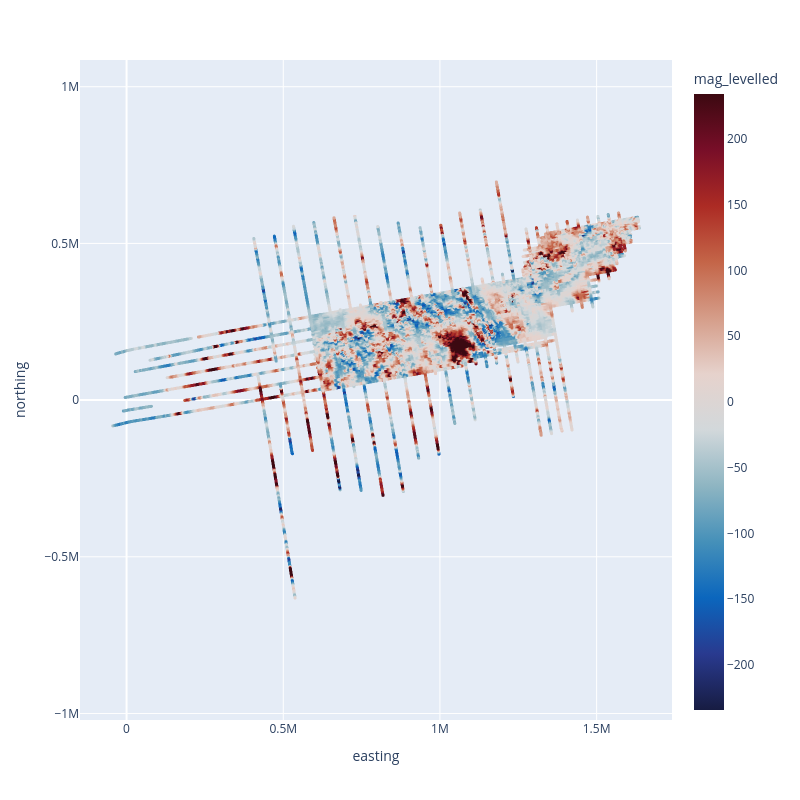

The code cell stored with this chart in its notebook:
### Code cell
airbornegeo.plotly_points(
    df[::10],
    color_col="mag_levelled",
    size=3,
)

### Figure 1 — Plotly figure (JSON) as saved in the notebook; plotly's stock layout.template omitted (floating-point values rounded to 4 significant figures; data arrays with more than 128 entries replaced by an {"elided": "..."} marker saying what was removed)
{"data": [{"hovertemplate": "easting=%{x}<br>northing=%{y}<br>mag_levelled=%{marker.color}<extra></extra>", "legendgroup": "", "marker": {"color": {"elided": "105964 float values"}, "coloraxis": "coloraxis", "line": {"color": "black"}, "size": 3, "symbol": "circle"}, "mode": "markers", "name": "", "showlegend": false, "type": "scattergl", "x": {"elided": "105964 float values"}, "xaxis": "x", "y": {"elided": "105964 float values"}, "yaxis": "y"}], "layout": {"autosize": false, "coloraxis": {"cmax": 234.3, "cmid": 0, "cmin": -234.3, "colorbar": {"title": {"text": "mag_levelled"}}, "colorscale": [[0, "rgb(23, 28, 66)"], [0.09091, "rgb(41, 58, 143)"], [0.1818, "rgb(11, 102, 189)"], [0.2727, "rgb(69, 144, 185)"], [0.3636, "rgb(142, 181, 194)"], [0.4545, "rgb(210, 216, 219)"], [0.5455, "rgb(230, 210, 204)"], [0.6364, "rgb(213, 157, 137)"], [0.7273, "rgb(196, 101, 72)"], [0.8182, "rgb(172, 43, 36)"], [0.9091, "rgb(120, 14, 40)"], [1, "rgb(60, 9, 17)"]]}, "height": 800, "legend": {"tracegroupgap": 0}, "margin": {"t": 60}, "width": 800, "xaxis": {"anchor": "y", "domain": [0, 1], "title": {"text": "easting"}}, "yaxis": {"anchor": "x", "domain": [0, 1], "scaleanchor": "x", "scaleratio": 1, "title": {"text": "northing"}}}}
